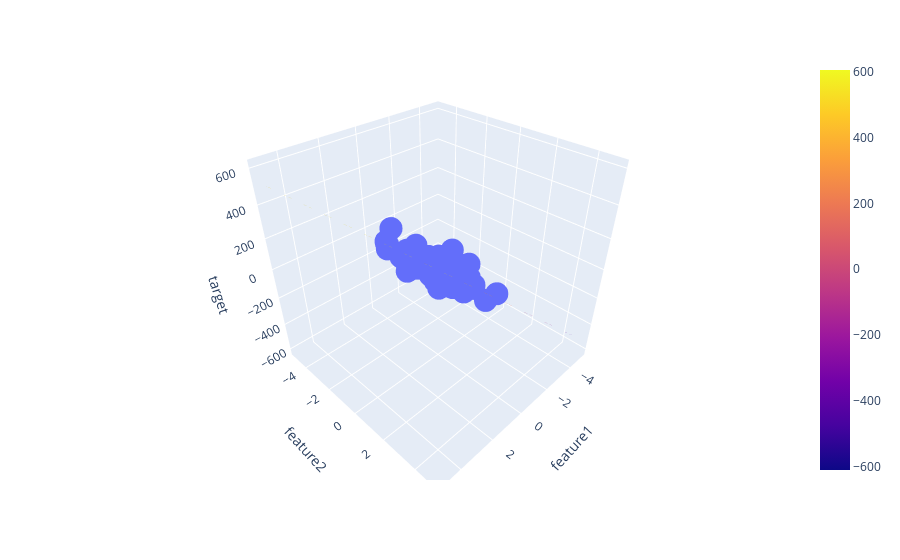

The cell this chart's notebook holds for it:
### Code cell
x = np.linspace(-5, 5, 10)
y = np.linspace(-5, 5, 10)
xGrid, yGrid = np.meshgrid(y, x)

final = np.vstack((xGrid.ravel().reshape(1,100),yGrid.ravel().reshape(1,100))).T
z_final = lr.predict(final).reshape(10,10)
z = z_final


fig = px.scatter_3d(df, x='feature1', y='feature2', z='target')

fig.add_trace(go.Surface(x = x, y = y, z =z ))

fig.show()
